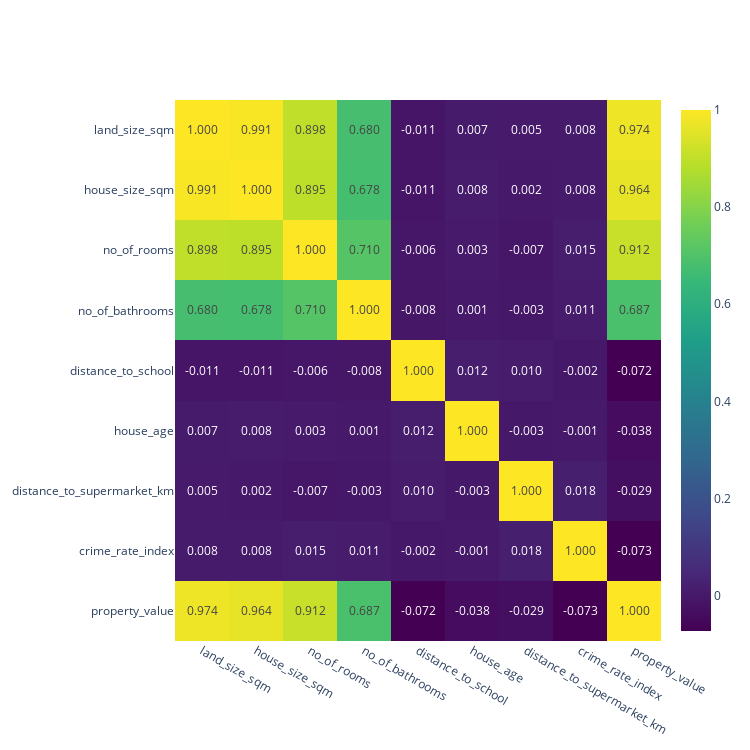

Write notebook code for a chart like this one.
### Markdown cell above
#### GRÁFICO DE CORRELAÇÃO

### Code cell
fig = go.Figure()

fig.add_trace(
    go.Heatmap(
        x = corr.columns,
        y = corr.index,
        z = np.array(corr),
        text=corr.values,
        texttemplate='%{text:.3f}',
        colorscale='viridis'))

fig.update_layout(
    height = 750,
    width = 750,
    yaxis=dict(autorange="reversed"))

fig.show()
